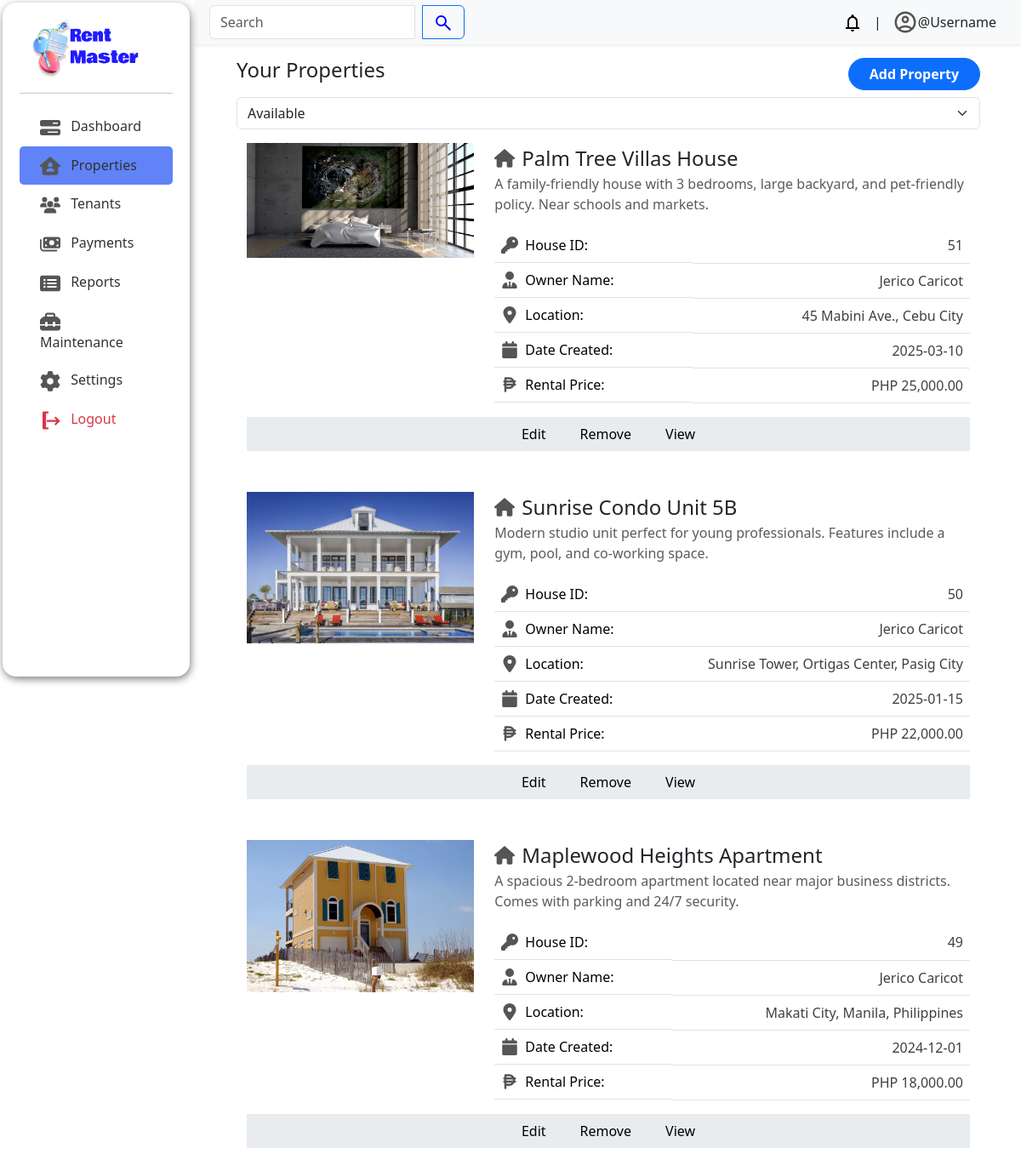
The page /admin/index.php?page=properties/index on the database its author committed.
### tables this page shows
CREATE TABLE `properties` (
  `property_id` int(11) NOT NULL,
  `property_name` varchar(100) NOT NULL,
  `property_location` varchar(200) NOT NULL,
  `property_date_created` date NOT NULL,
  `property_description` varchar(1000) NOT NULL,
  `property_status` enum('available','unavailable') NOT NULL DEFAULT 'available',
  `property_rental_price` decimal(10,0) NOT NULL
);

CREATE TABLE `property_images` (
  `property_images_id` int(11) NOT NULL,
  `property_id` int(11) NOT NULL,
  `image1` varchar(500) DEFAULT NULL,
  `image2` varchar(500) DEFAULT NULL,
  `image3` varchar(500) DEFAULT NULL,
  `image4` varchar(500) DEFAULT NULL,
  `image5` varchar(500) DEFAULT NULL,
  `image6` varchar(500) DEFAULT NULL,
  `image7` varchar(500) DEFAULT NULL,
  `image8` varchar(500) DEFAULT NULL,
  `image9` varchar(500) DEFAULT NULL,
  `image10` varchar(500) DEFAULT NULL
);

### admin/properties/index.php (the view, shortened to what this page needs)
<?php
require_once '../database/config.php';
$status_filter = isset($_POST['status']) ? $_POST['status'] : 'available';
$query = "SELECT * FROM properties WHERE property_status = '$status_filter' ORDER BY property_date_created DESC";
$result = mysqli_query($conn, $query);
?>
<div class="container px-lg-5">
    <header class="d-flex justify-content-between mt-3">
        <h4 class="fw-medium">Your Properties</h4>
        <a href="?page=properties/create" class="btn btn-primary fw-bold rounded-5 px-4">Add Property</a>
    </header>
    <div class="mt-2">
        <form method="POST">
            <div class="d-flex gap-3">
                <select name="status" class="form-select" onchange="this.form.submit()">
                    <option value="available" <?php echo ($status_filter == 'available') ? 'selected' : ''; ?>>Available</option>
                </select>
            </div>
        </form>
    </div>
    <div class="container mt-3 mb-5">
        <div class="row row-cols-1 gap-5">
            <?php
            if (mysqli_num_rows($result) > 0) {
                while ($row = mysqli_fetch_assoc($result)) {
            ?>
                    <div class="col">
                        <div class="row gy-2">
                            <div class="col col-lg-4 col-md-6 col-12">
                                <?php
                                $id = $row['property_id'];
                                $image_query = mysqli_query($conn, "SELECT image1 FROM property_images WHERE property_id = '$id' LIMIT 1;");
                                $image_row = mysqli_fetch_assoc($image_query);
                                $image_path = $image_row ? $image_row['image1'] : 'default.jpg';
                                ?>
                                <img class="w-100" src="<?php echo htmlspecialchars($image_path); ?>" alt="Property Image">
                            </div>
                            <div class="col col-lg-8 col-md-6 col-12">
                                <div>
                                    <div class=" d-flex align-items-center gap-2">
                                        <div class=" fs-4 fw-medium">
                                            <?php echo htmlspecialchars($row['property_name']); ?>
                                        </div>
                                    </div>
                                    <p class="opacity-75"><?php echo htmlspecialchars($row['property_description']); ?></p>
                                </div>
                                <div class="d-flex justify-content-between">
                                    <table class="table">
                                        <tbody>
                                            <tr>
                                                <td class="fw-medium d-flex align-items-center gap-2">
                                                House ID:</td>
                                                <td class="text-right opacity-75"><?php echo htmlspecialchars($row['property_id']); ?></td>
                                            </tr>
                                            <tr>
                                                <td class="fw-medium d-flex align-items-center gap-2">
                                                Owner Name:</td>
                                                <td class="text-right opacity-75">Jerico Caricot</td>
                                            </tr>
                                            <tr>
                                                <td class="fw-medium d-flex align-items-center gap-2">
                                                Location:</td>
                                                <td class="text-right opacity-75"><?php echo htmlspecialchars($row['property_location']); ?></td>
                                            </tr>
                                            <tr>
                                                <td class="fw-medium d-flex align-items-center gap-2">
                                                Date Created:</td>
                                                <td class="text-right opacity-75"><?php echo htmlspecialchars($row['property_date_created']); ?></td>
                                            </tr>
                                            <tr>
                                                <td class="fw-medium d-flex align-items-center gap-2">
                                                Rental Price:</td>
                                                <td class="text-right opacity-75"> PHP <?php echo number_format(htmlspecialchars($row['property_rental_price']), 2, '.', ','); ?></td>
                                            </tr>
                                        </tbody>
                                    </table>
                                </div>
                            </div>
                        </div>
                        <div class="bg-body-secondary d-flex justify-content-center gap-2">
                            <a href="?page=properties/update&property_id=<?php echo htmlspecialchars($row['property_id']); ?>" class="hover-btn px-3 py-2 text-decoration-none text-black">Edit</a>
                            <a href="?page=properties/delete&property_id=<?php echo htmlspecialchars($row['property_id']); ?>" class="hover-btn px-3 py-2 text-decoration-none text-black">Remove</a>
                            <a href="?page=properties/view&property_id=<?php echo htmlspecialchars($row['property_id']); ?>" class="hover-btn px-3 py-2 text-decoration-none text-black">View</a>
                        </div>
                    </div>
            <?php
                }
            } else {
                echo "<div class='text-center text-bg-warning'>No record found</div>";
            }
            ?>
        </div>
    </div>
</div>

### admin/css/style.css (style rules this page uses)
body { display: flex; }
*, *::before, *::after { box-sizing: border-box; }
:root { --main-bg: #FAFAFA; --sub-bg: #C7EEFF; --accent: #2938ff; --fc1: #1D242B; --p: #323232; --fw1: 700; --fw2: 400; }
body { background-color: var(--main-bg); }
.text-right { text-align: right; }

### rows shown on the page
properties: property_images.image1 (picture), property_name "Palm Tree Villas House", property_description "A family-friendly house with 3 bedrooms, large backyard, and pet-friendly policy. Near schools and markets.", property_id "51", property_location "45 Mabini Ave., Cebu City", property_date_created "2025-03-10", property_rental_price "25,000.00"
properties: property_images.image1 (picture), property_name "Sunrise Condo Unit 5B", property_description "Modern studio unit perfect for young professionals. Features include a gym, pool, and co-working space.", property_id "50", property_location "Sunrise Tower, Ortigas Center, Pasig City", property_date_created "2025-01-15", property_rental_price "22,000.00"
properties: property_images.image1 (picture), property_name "Maplewood Heights Apartment", property_description "A spacious 2-bedroom apartment located near major business districts. Comes with parking and 24/7 security.", property_id "49", property_location "Makati City, Manila, Philippines", property_date_created "2024-12-01", property_rental_price "18,000.00"
